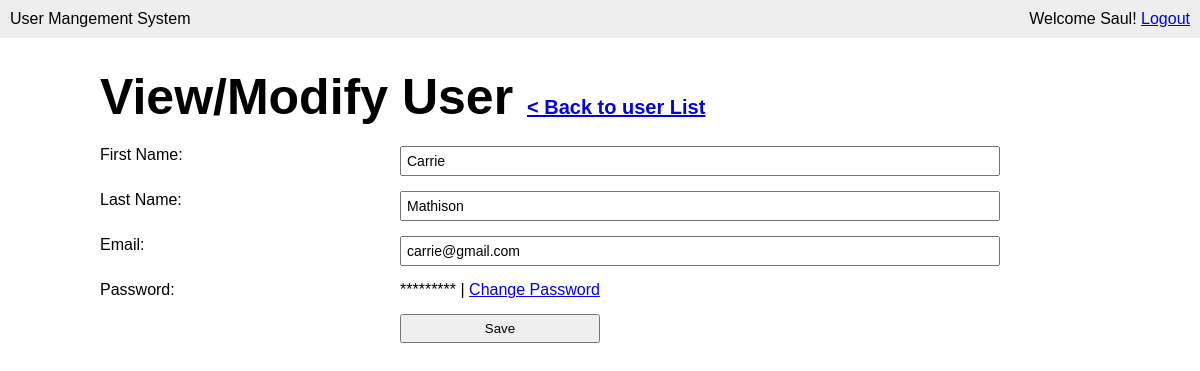
Page /modify-user.php?user_id=8 (signed in) on the committed database.
### tables this page shows
CREATE TABLE IF NOT EXISTS `user` (
  `id` int(11) NOT NULL AUTO_INCREMENT,
  `first_name` varchar(100) NOT NULL,
  `last_name` varchar(100) NOT NULL,
  `email` varchar(100) NOT NULL,
  `password` varchar(8) NOT NULL,
  `last_login` datetime DEFAULT CURRENT_TIMESTAMP,
  `is_deleted` tinyint(1) NOT NULL,
  PRIMARY KEY (`id`)
);

### modify-user.php (the view, shortened to what this page needs)
<?php require_once('inc/connection.php'); ?>
<?php
	$user_id = '';
	$first_name = '';
	$last_name = '';
	$email = '';
	if (isset($_GET['user_id'])) {
		$user_id = mysqli_real_escape_string($connection, $_GET['user_id']);
		$query = "SELECT * FROM user WHERE id = {$user_id} LIMIT 1";
		$result_set = mysqli_query($connection, $query);
		if ($result_set) {
			if (mysqli_num_rows($result_set) == 1) {
				$result = mysqli_fetch_assoc($result_set);
				$first_name = $result['first_name'];
				$last_name = $result['last_name'];
				$email = $result['email'];
			} else {
				header('Location: users.php?err=user_not_found');
			}
		} else {
			header('Location: users.php?err=query_failed');
		}
	}
 ?>
<!DOCTYPE html>
<html lang="en">
<head>
	<link rel="stylesheet" href="css/main.css">
</head>
<body>
	<header>
		<div class="appname">User Mangement System</div>
		<div class="loggedin">Welcome <?php echo $_SESSION['first_name']; ?>! <a href="logout.php">Logout</a></div>
	</header>
	<main>
		<h1>View/Modify User <span><a href="users.php">< Back to user List</a></span></h1>
		<form action="modify-user.php" class="userform" method="post">
			<p>
				<label for="">First Name:</label>
				<input type="text" name="first_name" <?php echo 'value="' .$first_name . '"'; ?>>
			</p>
			<p>
				<label for="">Last Name:</label>
				<input type="text" name="last_name" <?php echo 'value="' .$last_name . '"'; ?>>
			</p>
			<p>
				<label for="">Email:</label>
				<input type="text" name="email" <?php echo 'value="' .$email . '"'; ?>>
			</p>
			<p>
				<label for="">Password:</label>
				<span>*********</span> | <a href="change-password.php?user_id=<?php echo $user_id; ?>">Change Password</a>
			</p>
			<p>
				<label for="">&nbsp;</label>
				<button type="submit" name="submit">Save</button>
			</p>
		</form>
	</main>
</body>
</html>

### css/main.css (style rules this page uses)
* { margin: 0; }
body { font-family: Arial, "Helvetica Neue", Helvetica, sans-serif; font-size: 16px; }
p { margin-bottom: 15px; }
input { display: block; width: 100%; padding: 5px; -webkit-box-sizing: border-box; -moz-box-sizing: border-box; box-sizing: border-box; font-size: 14px; }
button { width: 100%; padding: 5px; -webkit-box-sizing: border-box; -moz-box-sizing: border-box; box-sizing: border-box; }
header { background: #eee; overflow: auto; padding: 10px; }
header .appname { float: left; }
header .loggedin { float: right; }
main { width: 1000px; margin: 30px auto; }
main h1 { margin-bottom: 20px; font-size: 50px; }
main h1 span { font-size: 20px; }
form.userform label { width: 30%; float: left; }
form.userform input { width: 60%; }
form.userform button { width: 200px; }

### rows in the picture
user: first_name "Carrie", last_name "Mathison", email "carrie@gmail.com"

### other values in the picture
$_SESSION['first_name'] "Saul"
